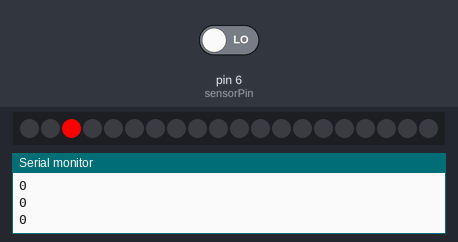
A sketch run on a simulated Arduino Uno, built with avr-gcc and run on an emulated ATmega328P. Shown: 20 RGB LEDs in strip order, left to right, the last lines printed to the serial monitor. The inputs (shaded band) are chosen by the test bench; at power-on: pin 6 (sensorPin) LOW.

Above: at 1.2 s.
1.3 s: pin 6 (sensorPin) driven HIGH
At 2.4 s:
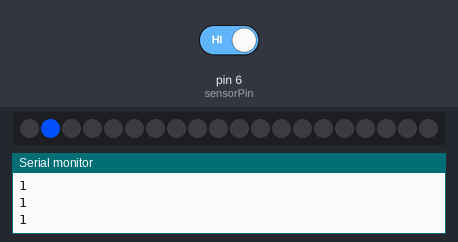
2.8 s: pin 6 (sensorPin) driven LOW
At 4.1 s:
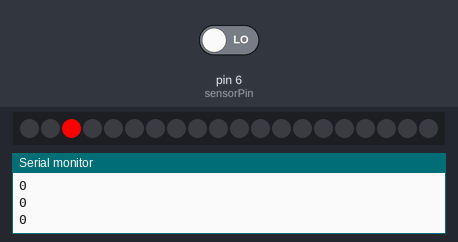
Timing chart, 0 to 5.8 s (numbered marks = the images above; inputs shaded):
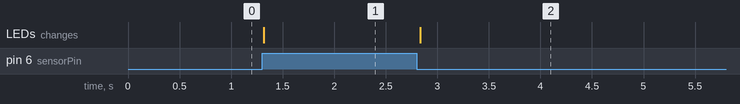

The sketch:

sound_reactive.ino
```cpp
#include <FastLED.h>
#define LED_PIN     7
#define NUM_LEDS    20
int sensorPin = 6;
boolean val =0;

CRGB leds[NUM_LEDS];
void setup() {
  Serial.begin(9600);
  pinMode(sensorPin, INPUT);
  //  pinMode (LED, OUTPUT);        //define LED Strip as output
  FastLED.addLeds<WS2812, LED_PIN, GRB>(leds, NUM_LEDS);
}
void loop() {
  val =digitalRead(sensorPin);
  Serial.println (val);

  if (val==HIGH) {
    leds[2] = CRGB ( 0, 0, 0);
    leds[1] = CRGB ( 0, 80, 255);
    FastLED.show();
    delay(100);
  }
  else {
    leds[1] = CRGB ( 0, 0, 0);
    leds[2] = CRGB ( 255, 0, 0);
    FastLED.show();
    delay(100);
  }
      /*
      for (int i = 0; i <= NUM_LEDS-1; i++) {
      leds[i] = CRGB ( 0, 0, 255);
      FastLED.show();
      delay(40);
    }

      for (int i = NUM_LEDS-1; i >= 0; i--) {
      leds[i] = CRGB ( 255, 0, 0);
      FastLED.show();
      delay(40);
      }
      */

}
```

Measured:
- after the input at 1.3 s, the LEDs: change at once (image 1)
- after the input at 2.8 s, the LEDs: change at once (image 2)
